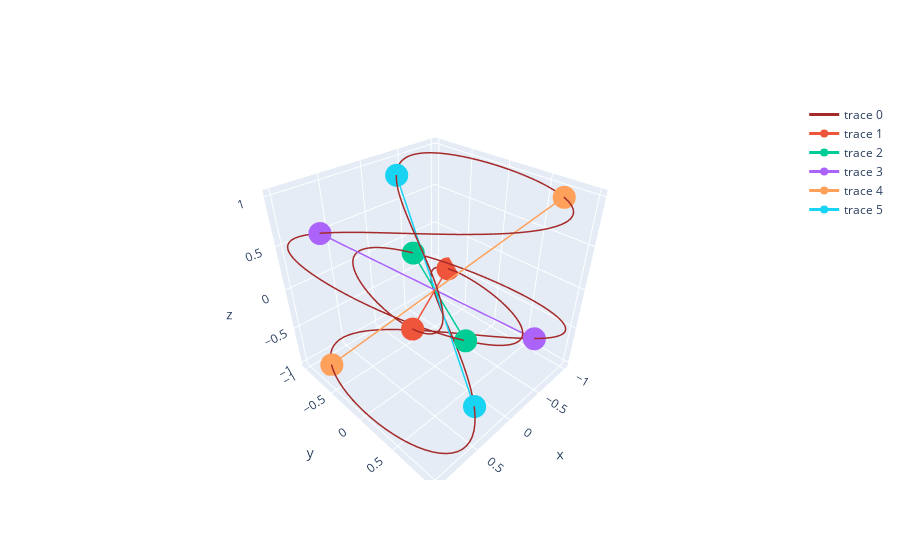

Notebook source saved alongside this figure:
### Code cell
Lissajous(10,3,5,1,0.1,0.7)

### Figure 1 — Plotly figure (JSON) as saved in the notebook; plotly's stock layout.template omitted (floating-point values rounded to 4 significant figures; data arrays with more than 128 entries replaced by an {"elided": "..."} marker saying what was removed)
{"data": [{"line": {"color": "brown", "width": 3}, "mode": "lines", "type": "scatter3d", "x": {"elided": "300 float values"}, "y": {"elided": "300 float values"}, "z": {"elided": "300 float values"}}, {"line": {"width": 3}, "type": "scatter3d", "x": [0.995, -0.995], "y": [0.7648, -0.7648], "z": [0.5403, -0.5403]}, {"line": {"width": 3}, "type": "scatter3d", "x": [-0.4024, 0.4024], "y": [-0.7648, 0.7648], "z": [-0.05749, 0.05749]}, {"line": {"width": 3}, "type": "scatter3d", "x": [-0.7463, 0.7463], "y": [0.7648, -0.7648], "z": [-0.6333, 0.6333]}, {"line": {"width": 3}, "type": "scatter3d", "x": [0.8637, -0.8637], "y": [-0.7648, 0.7648], "z": [-0.9672, 0.9672]}, {"line": {"width": 3}, "type": "scatter3d", "x": [0.2125, -0.2125], "y": [0.7648, -0.7648], "z": [-0.9317, 0.9317]}], "layout": {}}
